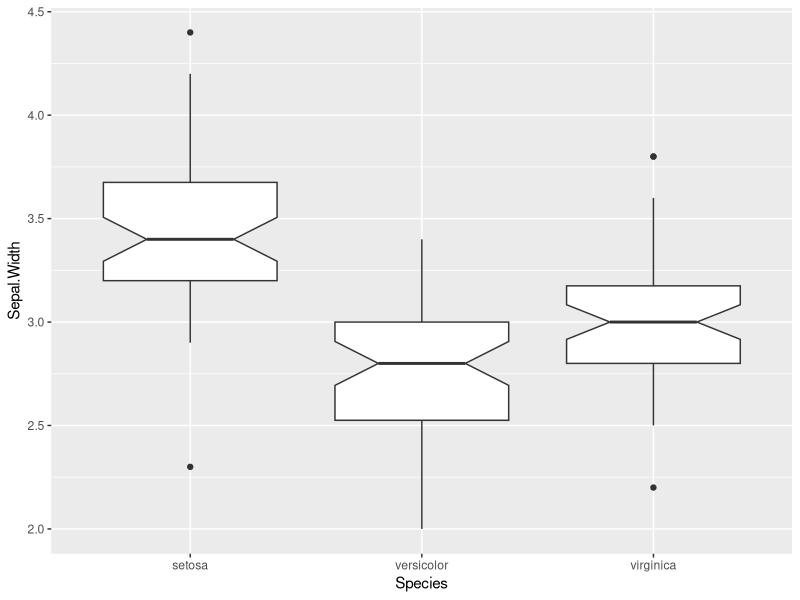

Reproduce this figure in R.
# Charger la bibliothèque ggplot2
  library(ggplot2)
  
  # Créer le graphique de boîte à moustaches avec des encoches
  ggplot(iris, aes(x = Species, y = Sepal.Width)) +
    geom_boxplot(notch = TRUE)  # Ajouter des encoches